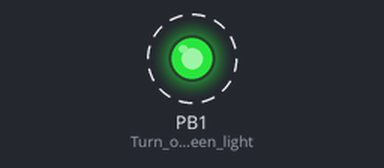
A sketch run on a simulated ATtiny85, built with avr-gcc and run on an emulated ATtiny85. Shown: output pins drawn as LEDs (lit = HIGH). Dashed ring = blinking.

Above: at 6.3 s.
Timing chart, 0 to 11.0 s (numbered marks = the images above):
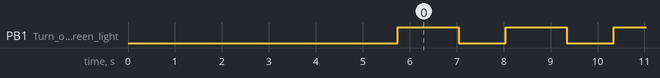

Measured:
- by itself, PB1 (Turn_on_green_light): alternates HIGH for 1.3 s and LOW for 1.0 s

The sketch:

PrintOrder_code_.ino
```cpp
#include "DigiKeyboard.h"
void setup () {
  pinMode(1, OUTPUT); //Turn on green light

DigiKeyboard.delay (2000) ;
DigiKeyboard. sendKeyStroke (KEY_R, MOD_GUI_LEFT) ;
DigiKeyboard.delay (600) ;
DigiKeyboard.print ("INSERT FILE LINK HERE");
DigiKeyboard.delay (100) ;
DigiKeyboard. sendKeyStroke (KEY_ENTER) ;
DigiKeyboard.delay (2000) ;
// Print document
    DigiKeyboard.sendKeyStroke(KEY_P, MOD_CONTROL_LEFT);  // Ctrl + P
    DigiKeyboard.delay(1000);

    // Confirm print
    DigiKeyboard.sendKeyStroke(KEY_ENTER);
}
void loop()  {
    digitalWrite(1, HIGH); //turn on red light when program finishes
  DigiKeyboard.delay(1300);
  digitalWrite(1, LOW);
  DigiKeyboard.delay(1000);

}
```
